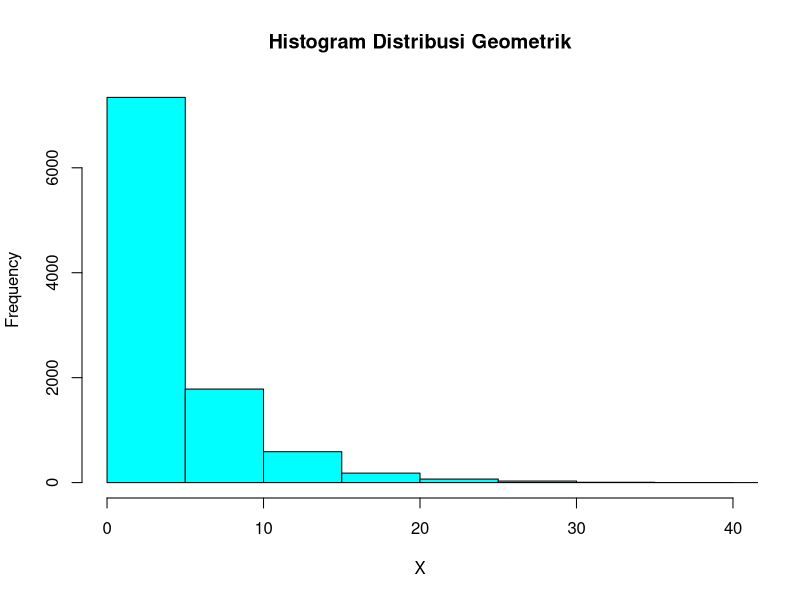
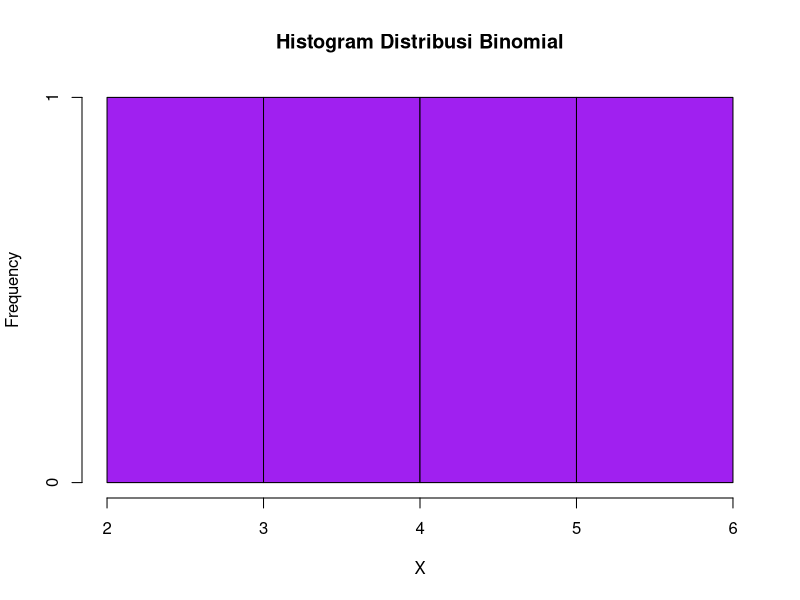
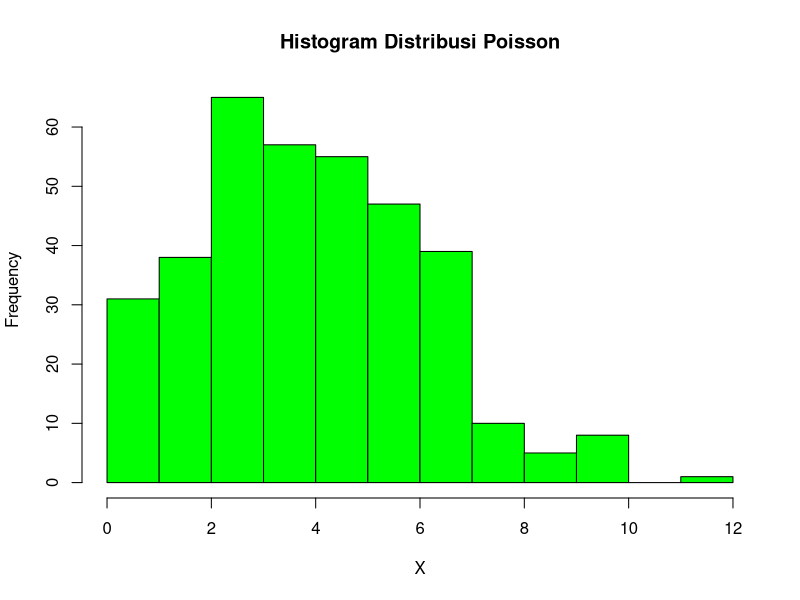
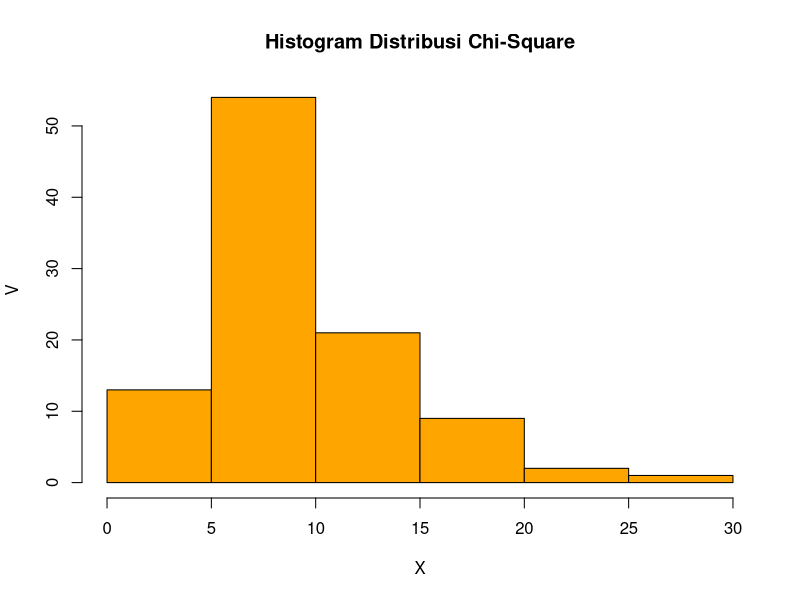
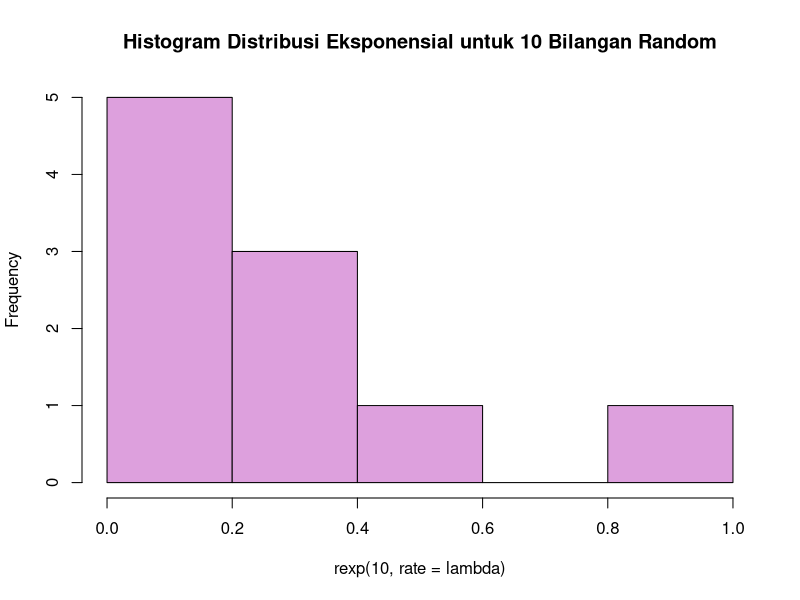
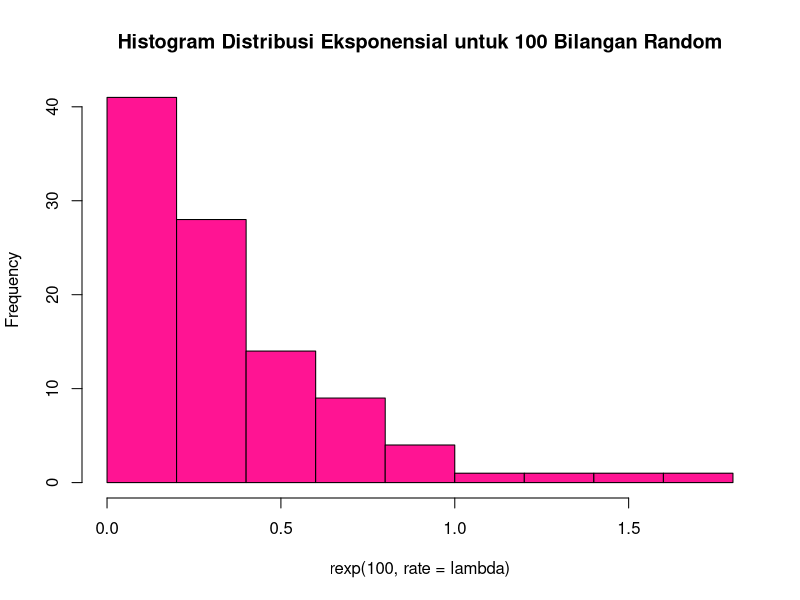
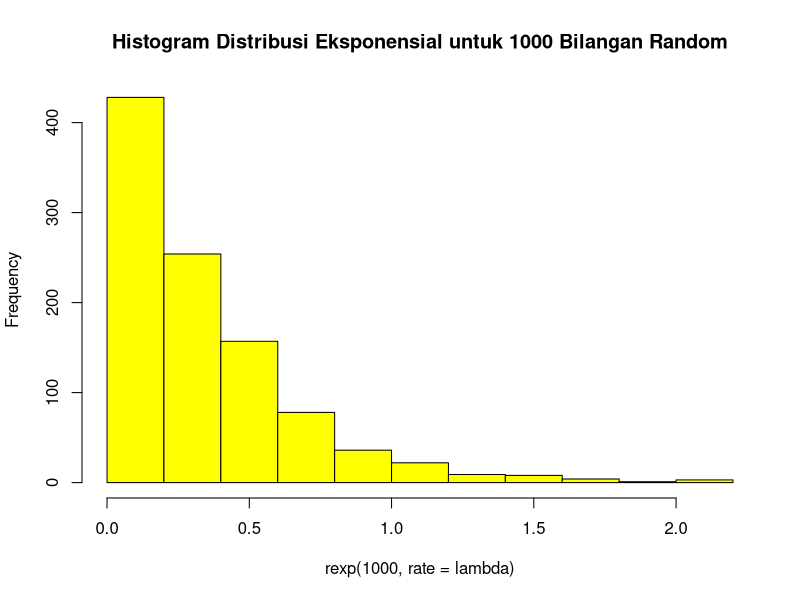
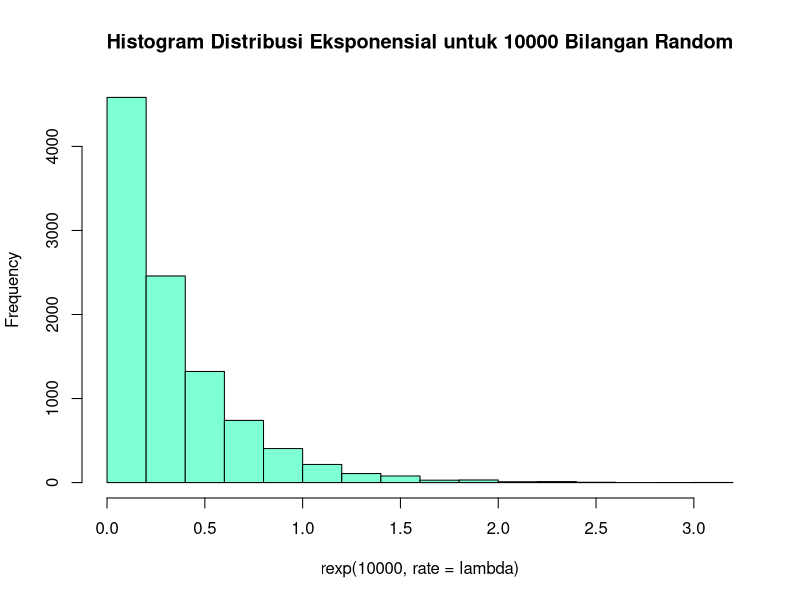

Write the R code that produced these figures, in order.
#NO.1
p = 0.2
x = 3

#A
peluang = dgeom(x,p)
peluang

#B
n = 10000
mean(rgeom(n,p) == 3)

#C
#ada di readme github

#D
set.seed(0)
hist(rgeom(n, p),
     main = "Histogram Distribusi Geometrik",
     xlim = c(0,40),
     xlab = "X",
     col  = "cyan"
)

#E
mean = 1/p
mean
varian = (1-p)/p^2
varian


#NO.2
n = 20
p = 0.2
x = 4

#A
peluang = dbinom(x, n, p)
peluang

#B
hist(rbinom(x, n, p), 
     main = "Histogram Distribusi Binomial",
     xlab = "X",
     col  = "purple"
)

#C
mean = n*p
varian = n*p*(1-p)
mean
varian


#NO.3
lambda = 4.5
x = 6

#A
peluang = dpois(x, lambda)
peluang

#B
n = 356
hist(rpois(n, lambda), 
     main = "Histogram Distribusi Poisson",
     xlab = "X",
     col  = "green"
)

#C
#ada di readme github

#D
mean = varian = lambda
mean
varian


#NO.4
x = 2
v = 10

#A
peluang = dchisq(x, 10)
peluang

#B
n = 100
hist(rchisq(n, v), 
     main = "Histogram Distribusi Chi-Square",
     xlab = "X", 
     ylab = "V", 
     col  = "orange"
)

#C
mean = v
varian = 2*v
mean
varian 


#NO.5
lambda = 3

#A
set.seed(1)
peluang = rexp(1, rate = lambda)
peluang

#B
set.seed(1)
hist(rexp(10, rate = lambda), 
     main = "Histogram Distribusi Eksponensial untuk 10 Bilangan Random",
     col  = "plum"
)
hist(rexp(100, rate = lambda), 
     main = "Histogram Distribusi Eksponensial untuk 100 Bilangan Random",
     col  = "deeppink"
)
hist(rexp(1000, rate = lambda), 
     main = "Histogram Distribusi Eksponensial untuk 1000 Bilangan Random",
     col  = "yellow"
)
hist(rexp(10000, rate = lambda), 
     main = "Histogram Distribusi Eksponensial untuk 10000 Bilangan Random",
     col  = "aquamarine"
)

#C
n = 100
set.seed(1)
mean = mean(rexp(n, rate = lambda))
varian = (sd(rexp(n, rate = lambda))) ^ 2
mean
varian


#NO.6
n = 100
mean = 50
sd = 8

#A
#data <- c(1,2,4,2,6,3,10,11,5,3,6,85)
data <- rnorm(n,mean,sd)
rata_rata <- mean(data)
x1 <- floor(mean(data))
x2 <- ceiling(mean(data))

Z_scores <- (data - mean(data) / sd(data))

plot(Z_scores, type = "o", col = "blueviolet")

#B
hist(data,
     breaks = 50,
     main   = "5025211121_Frederick Yonatan Susanto_Probstat_A_DNhistogram",
     col    = "brown"
)

#C
varian = (sd(data)) ^ 2
varian